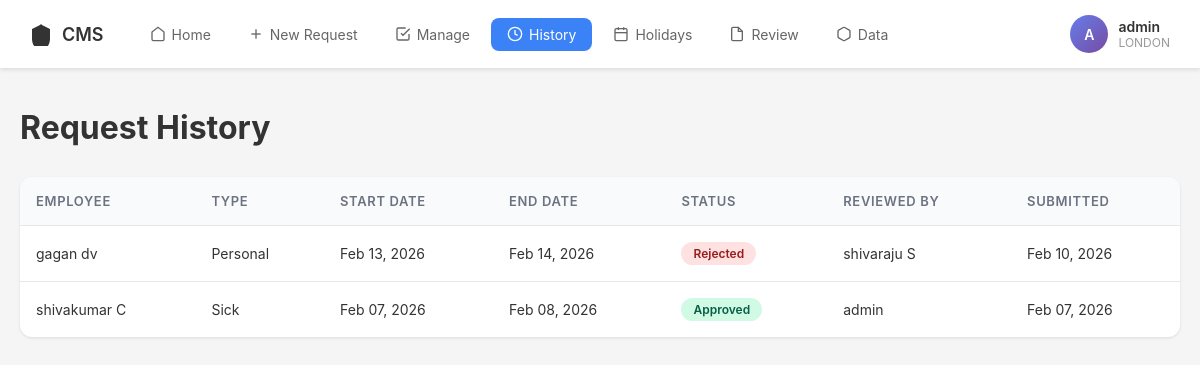
The app's page /history/ (signed in) with its own data.
### cmsapp/models.py (models this page shows, shortened)
class User(AbstractUser):
    ROLE_CHOICES = (
        ('employee', 'Employee'),
        ('manager', 'Manager'),
        ('admin', 'Admin'),
    )
    role = models.CharField(max_length=10, choices=ROLE_CHOICES, default='employee')
    location = models.CharField(max_length=100, blank=True)
    country = models.CharField(max_length=100, default='USA')

class TimeOffRequest(models.Model):
    STATUS_CHOICES = [
    ('pending', 'Pending'),
    ('approved', 'Approved'),
    ('rejected', 'Rejected'),
    ('withdrawn', 'Withdrawn'),
]
    TYPE_CHOICES = (
        ('vacation', 'Vacation'),
        ('sick', 'Sick Leave'),
        ('personal', 'Personal Leave'),
        ('other', 'Other'),
    )
    user = models.ForeignKey(User, on_delete=models.CASCADE, related_name='time_off_requests')
    type = models.CharField(max_length=20, choices=TYPE_CHOICES, default='vacation')
    start_date = models.DateField()
    end_date = models.DateField()
    reason = models.TextField()
    status = models.CharField(max_length=10, choices=STATUS_CHOICES, default='pending')
    created_at = models.DateTimeField(auto_now_add=True)
    updated_at = models.DateTimeField(auto_now=True)
    reviewed_by = models.ForeignKey(User, on_delete=models.SET_NULL, null=True, blank=True, related_name='reviewed_requests')
    review_comment = models.TextField(blank=True)
    class Meta:
        ordering = ['-created_at']

### cmsapp/views.py (the view)
# urls.py: path('history/', views.history_view, name='history'),
@login_required
def history_view(request):
    if request.user.role in ['manager', 'admin']:
        requests = TimeOffRequest.objects.exclude(status='pending')
    else:
        requests = TimeOffRequest.objects.filter(
            user=request.user
        ).exclude(status='pending')
    return render(request, 'history.html', {'requests': requests})

### templates/history.html (shortened to what this page needs)
{% extends 'base.html' %}
{% block content %}
<div class="page-header">
    <h1 class="page-title">Request History</h1>
</div>
<div class="requests-container">
    {% if requests %}
    <table class="requests-table">
        <thead>
            <tr>
                <th>Employee</th>
                <th>Type</th>
                <th>Start Date</th>
                <th>End Date</th>
                <th>Status</th>
                <th>Reviewed By</th>
                <th>Submitted</th>
            </tr>
        </thead>
        <tbody>
            {% for request in requests %}
            <tr>
                <td>{{ request.user.get_full_name }}</td>
                <td style="text-transform: capitalize;">{{ request.type }}</td>
                <td>{{ request.start_date|date:"M d, Y" }}</td>
                <td>{{ request.end_date|date:"M d, Y" }}</td>
                <td>
                    <span class="status-badge status-{{ request.status }}">
                        {{ request.status }}
                    </span>
                </td>
                <td>
                    {% if request.reviewed_by %}
                        {{ request.reviewed_by.get_full_name }}
                    {% else %}
                        -
                    {% endif %}
                </td>
                <td>{{ request.created_at|date:"M d, Y" }}</td>
            </tr>
            {% endfor %}
        </tbody>
    </table>
    {% endif %}
</div>
{% endblock %}

### templates/base.html (shortened to what this page needs)
<!DOCTYPE html>
<html lang="en">
<head>
</head>
<body>
    <nav class="navbar">
        <div class="navbar-left">
            <a href="{% url 'home' %}" class="logo">
                <svg viewBox="0 0 24 24" fill="currentColor">
                    <path d="M12 2L2 7v10c0 5.55 3.84 10.74 9 12 5.16-1.26 9-6.45 9-12V7l-10-5z"/>
                </svg>
                CMS
            </a>
            <ul class="nav-links">
                <li><a href="{% url 'home' %}" class="{% if request.resolver_match.url_name == 'home' %}active{% endif %}">
                    <svg width="16" height="16" viewBox="0 0 24 24" fill="none" stroke="currentColor" stroke-width="2">
                        <path d="M3 9l9-7 9 7v11a2 2 0 0 1-2 2H5a2 2 0 0 1-2-2z"/>
                    </svg>
                    Home
                </a></li>
                <li><a href="{% url 'new_request' %}" class="{% if request.resolver_match.url_name == 'new_request' %}active{% endif %}">
                    <svg width="16" height="16" viewBox="0 0 24 24" fill="none" stroke="currentColor" stroke-width="2">
                        <line x1="12" y1="5" x2="12" y2="19"/>
                        <line x1="5" y1="12" x2="19" y2="12"/>
                    </svg>
                    New Request
                </a></li>
                <li><a href="{% url 'manage_requests' %}" class="{% if request.resolver_match.url_name == 'manage_requests' %}active{% endif %}">
                    <svg width="16" height="16" viewBox="0 0 24 24" fill="none" stroke="currentColor" stroke-width="2">
                        <path d="M9 11l3 3L22 4"/>
                        <path d="M21 12v7a2 2 0 0 1-2 2H5a2 2 0 0 1-2-2V5a2 2 0 0 1 2-2h11"/>
                    </svg>
                    Manage
                </a></li>
                <li><a href="{% url 'history' %}" class="{% if request.resolver_match.url_name == 'history' %}active{% endif %}">
                    <svg width="16" height="16" viewBox="0 0 24 24" fill="none" stroke="currentColor" stroke-width="2">
                        <circle cx="12" cy="12" r="10"/>
                        <polyline points="12 6 12 12 16 14"/>
                    </svg>
                    History
                </a></li>
                <li><a href="{% url 'holidays' %}" class="{% if request.resolver_match.url_name == 'holidays' %}active{% endif %}">
                    <svg width="16" height="16" viewBox="0 0 24 24" fill="none" stroke="currentColor" stroke-width="2">
                        <rect x="3" y="4" width="18" height="18" rx="2" ry="2"/>
                        <line x1="16" y1="2" x2="16" y2="6"/>
                        <line x1="8" y1="2" x2="8" y2="6"/>
                        <line x1="3" y1="10" x2="21" y2="10"/>
                    </svg>
                    Holidays
                </a></li>
                {% if user.role == 'manager' or user.role == 'admin' %}
                <li><a href="{% url 'review' %}" class="{% if request.resolver_match.url_name == 'review' %}active{% endif %}">
                    <svg width="16" height="16" viewBox="0 0 24 24" fill="none" stroke="currentColor" stroke-width="2">
                        <path d="M14 2H6a2 2 0 0 0-2 2v16a2 2 0 0 0 2 2h12a2 2 0 0 0 2-2V8z"/>
                        <polyline points="14 2 14 8 20 8"/>
                    </svg>
                    Review
                </a></li>
                {% endif %}
                {% if user.role == 'admin' %}
                <li><a href="{% url 'data' %}" class="{% if request.resolver_match.url_name == 'data' %}active{% endif %}">
                    <svg width="16" height="16" viewBox="0 0 24 24" fill="none" stroke="currentColor" stroke-width="2">
                        <path d="M21 16V8a2 2 0 0 0-1-1.73l-7-4a2 2 0 0 0-2 0l-7 4A2 2 0 0 0 3 8v8a2 2 0 0 0 1 1.73l7 4a2 2 0 0 0 2 0l7-4A2 2 0 0 0 21 16z"/>
                    </svg>
                    Data
                </a></li>
                {% endif %}
            </ul>
        </div>
        <div class="user-profile dropdown">
            <div class="user-avatar">{{ user.first_name.0|upper }}{{ user.last_name.0|upper }}</div>
            <div class="user-info">
                <div class="user-name">{{ user.get_full_name }}</div>
                <div class="user-location">{{ user.location }}</div>
            </div>
        </div>
    </nav>
    <div class="container">
        {% block content %}{% endblock %}
    </div>
</body>
</html>

### templates/base.html (style rules this page uses)
* { margin: 0; padding: 0; box-sizing: border-box; }
body { font-family: -apple-system, BlinkMacSystemFont, 'Segoe UI', Roboto, Oxygen, Ubuntu, Cantarell, sans-serif; background-color: #f5f5f5; color: #333; }
.navbar { background-color: white; padding: 15px 30px; box-shadow: 0 2px 4px rgba(0,0,0,0.1); display: flex; align-items: center; justify-content: space-between; }
.navbar-left { display: flex; align-items: center; gap: 30px; }
.logo { display: flex; align-items: center; gap: 8px; font-size: 18px; font-weight: 600; color: #333; text-decoration: none; }
.logo svg { width: 24px; height: 24px; }
.nav-links { display: flex; gap: 5px; list-style: none; }
.nav-links a { text-decoration: none; color: #666; padding: 8px 16px; border-radius: 8px; font-size: 14px; display: flex; align-items: center; gap: 6px; transition: all 0.2s; position: relative; }
.nav-links a.active { background-color: #3b82f6; color: white; }
.user-profile { display: flex; align-items: center; gap: 10px; cursor: pointer; position: relative; }
.user-avatar { width: 38px; height: 38px; border-radius: 50%; background: linear-gradient(135deg, #667eea 0%, #764ba2 100%); display: flex; align-items: center; justify-content: center; color: white; font-weight: 600; font-size: 14px; }
.user-info { display: flex; flex-direction: column; }
.user-name { font-weight: 600; font-size: 14px; }
.user-location { font-size: 12px; color: #999; }
.container { max-width: 1200px; margin: 0 auto; padding: 40px 20px; }
.dropdown { position: relative; }

### templates/history.html (style rules this page uses)
.page-header { margin-bottom: 30px; }
.page-title { font-size: 32px; font-weight: 700; margin-bottom: 8px; }
.requests-container { background: white; border-radius: 12px; box-shadow: 0 1px 3px rgba(0,0,0,0.1); overflow: hidden; }
.requests-table { width: 100%; border-collapse: collapse; }
.requests-table thead { background-color: #f9fafb; border-bottom: 1px solid #e5e7eb; }
.requests-table th { padding: 16px; text-align: left; font-size: 13px; font-weight: 600; color: #6b7280; text-transform: uppercase; letter-spacing: 0.05em; }
.requests-table td { padding: 16px; border-bottom: 1px solid #e5e7eb; font-size: 14px; }
.requests-table tbody tr:last-child td { border-bottom: none; }
.status-badge { display: inline-block; padding: 4px 12px; border-radius: 12px; font-size: 12px; font-weight: 600; text-transform: capitalize; }
.status-approved { background-color: #d1fae5; color: #065f46; }
.status-rejected { background-color: #fee2e2; color: #991b1b; }

### records on screen
User: first_name.0 "A", get_full_name "admin", location "LONDON"
TimeOffRequest: user.get_full_name "gagan dv", type "Personal", start_date "Feb 13, 2026", end_date "Feb 14, 2026", status "Rejected", reviewed_by.get_full_name "shivaraju S", created_at "Feb 10, 2026"
TimeOffRequest: user.get_full_name "shivakumar C", type "Sick", start_date "Feb 07, 2026", end_date "Feb 08, 2026", status "Approved", reviewed_by.get_full_name "admin", created_at "Feb 07, 2026"
